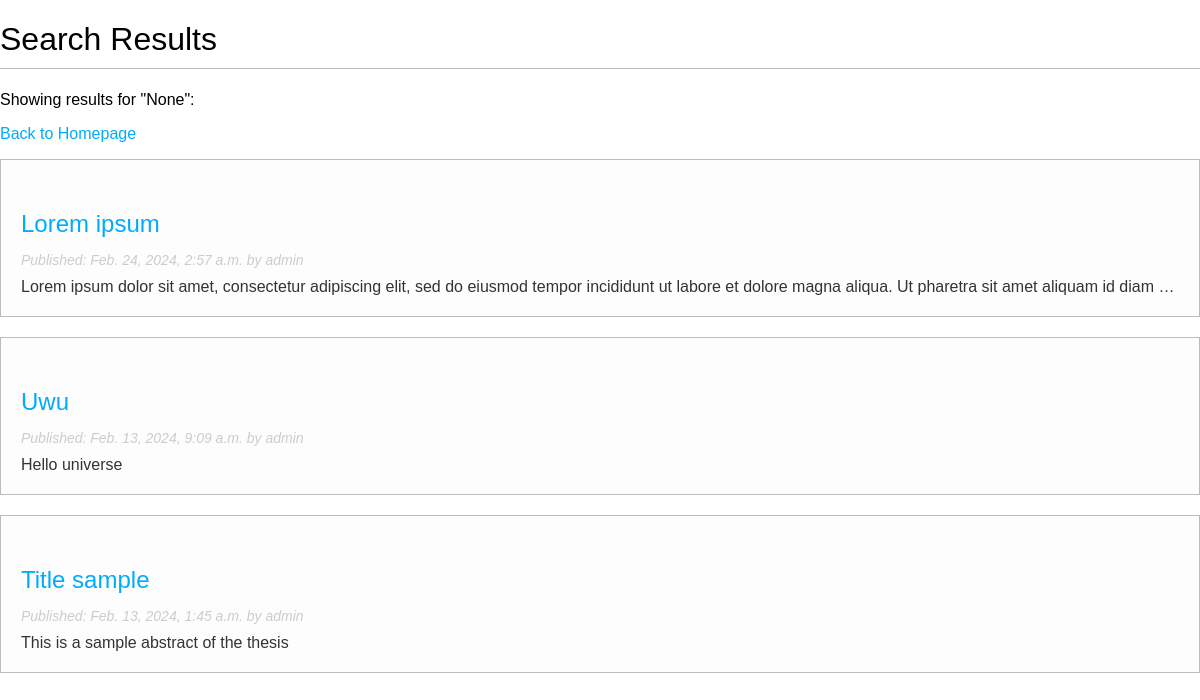
The app's page /search/, older data.
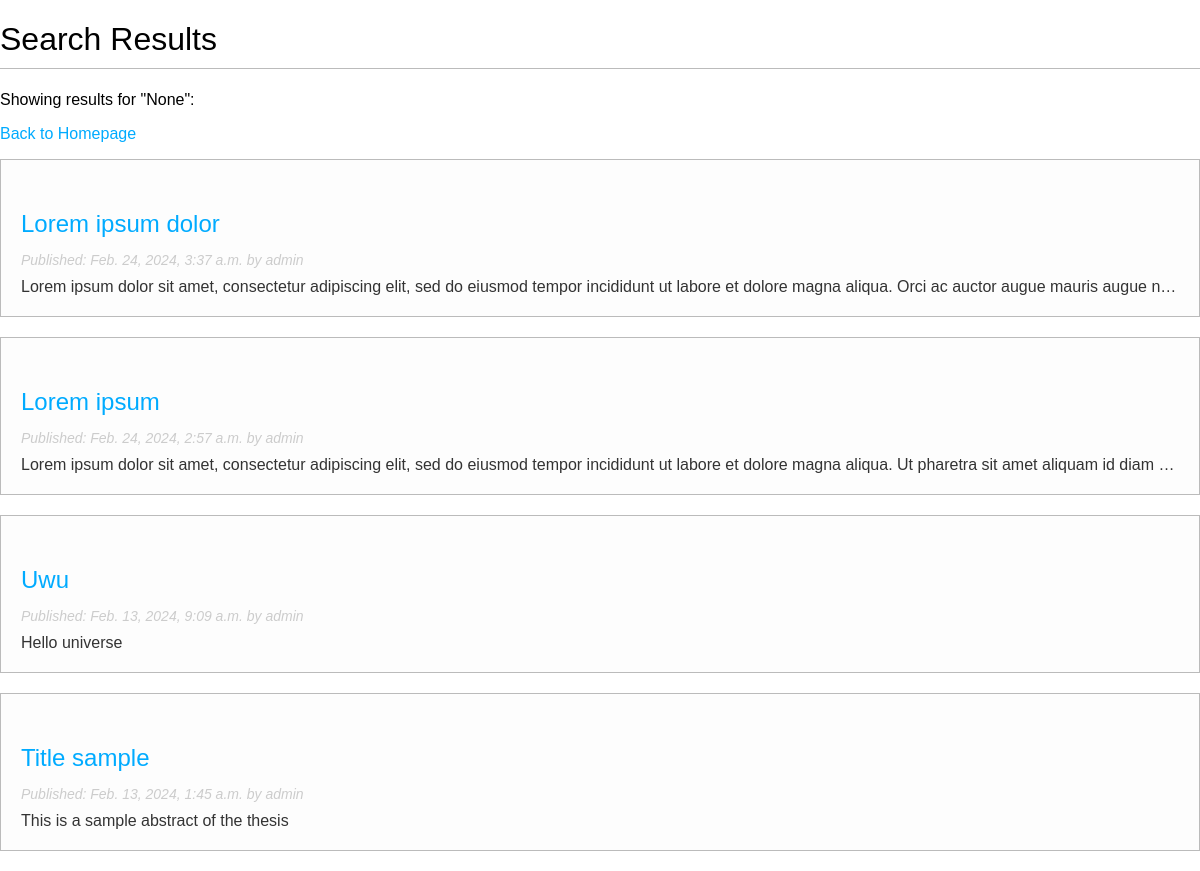
The same page, newer data.
### web/models.py (models this page shows, shortened)
class Thesis(models.Model):
    title = models.CharField(max_length=200, unique=True)
    author = models.ForeignKey(User, on_delete=models.CASCADE, related_name='theses')
    publication_date = models.DateTimeField(auto_now=True)
    abstract = models.TextField()
    tags = TaggableManager()
    class Meta:
        ordering = ['-publication_date']

### web/views.py (the view)
# urls.py: path('search/', thesis_search, name="thesis_search"),
def thesis_search(request):
    query = request.GET.get('q')
    if query:
        theses = Thesis.objects.filter(title__icontains=query) | Thesis.objects.filter(abstract__icontains=query)
    else:
        theses = Thesis.objects.all()
    return render(request, 'search_results.html', {'theses': theses, 'query': query})

### web/templates/search_results.html (shortened to what this page needs)
<!DOCTYPE html>
<html lang="en">
<head>
</head>
<body>
    <h1>Search Results</h1>
    <p>Showing results for "{{ query }}":</p>
    <p><a href="{% url 'homepage' %}">Back to Homepage</a></p>
    {% for thesis in theses %}
        <div class="thesis-container">
            <h2 class="thesis-title">
                <a href="{% url 'post_detail' thesis.id %}">{{ thesis.title }}</a>
            </h2>
            <p class="thesis-meta">
                Published: {{ thesis.publication_date }} by {{ thesis.author }}
            </p>
            <div class="thesis-preview">
                {{ thesis.abstract }}
            </div>
        </div>
    {% empty %}
        <p>No results found.</p>
    {% endfor %}
</body>
</html>

Row changes from the older to the newer data that the page shows:
added Thesis: title "Lorem ipsum dolor", publication_date "Feb. 24, 2024, 3:37 a.m.", author "admin", abstract "Lorem ipsum dolor sit amet, consectetur adipiscing elit, sed do eiusmod tempor incididunt ut labore et dolore magna aliqua. Orci ac auctor augue mauris augue n…"
